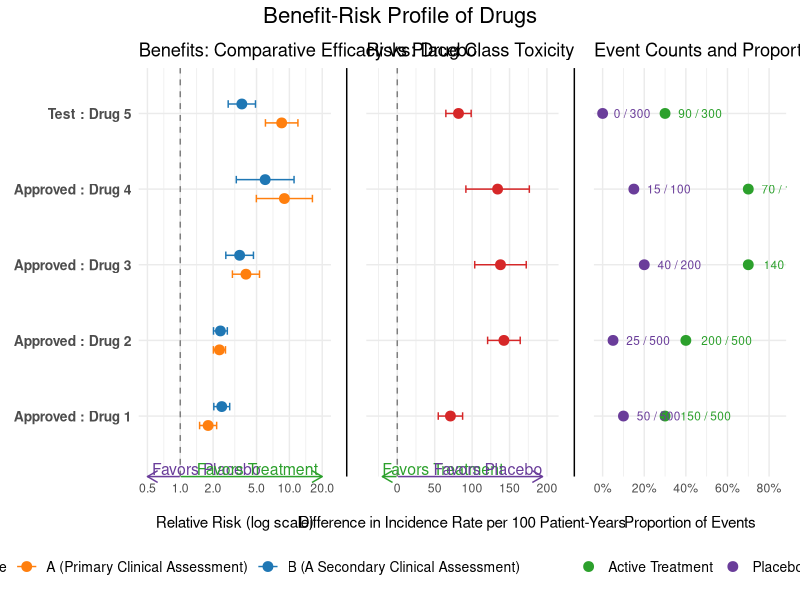
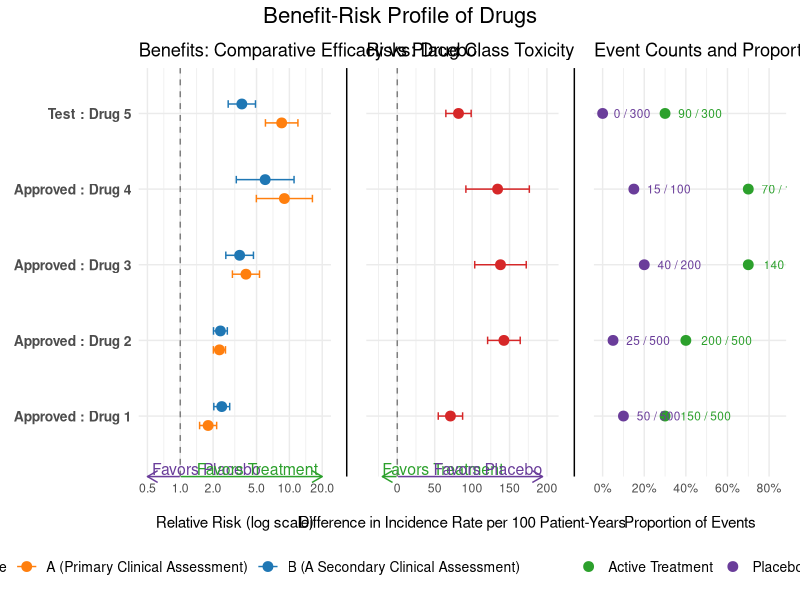

These figures' R source, in order:
# Load required libraries
library(ggplot2)
library(dplyr)
library(tidyr)
library(patchwork)
library(RColorBrewer)
library(readxl)
library(purrr)

# Read in data
brdata <- read_excel("202503/brdata.xlsx", sheet = "brdata")

# Rename columns based on the description tab
brdata <-  brdata %>% 
  rename(
    Drug = Trt1,
    Placebo = Trt2,
    nSub1 = nSub1,
    N1 = N1,
    Prop1 = Prop1,
    nSub2 = nSub2,
    N2 = N2,
    Prop2 = Prop2,
    Diff_IncRate_LowerCI = Diff_IncRate_LowerCI,
    Diff_IncRate_UpperCI = Diff_IncRate_UpperCI,
    RelRisk_LowerCI = RelRisk_LowerCI,
    RelRisk_UpperCI = RelRisk_UpperCI
  )

# Convert relevant columns to numeric
numeric_cols <-  c("IncRate1", "IncRate2", "Diff_IncRate_LowerCI", "Diff_IncRate_UpperCI", "RelRisk_LowerCI", "RelRisk_UpperCI", "Prop1", "Prop2")

conversion_issues <- character(0)
brdata[numeric_cols] <- lapply(numeric_cols, function(col) {
  result <- tryCatch({
    as.numeric(gsub(",", "", as.character(brdata[[col]])))
  }, warning = function(w) {
    conversion_issues <<- c(conversion_issues, paste("Warning in", col, ":", conditionMessage(w)))
    as.numeric(gsub(",", "", as.character(brdata[[col]])))
  })
  result
})

if (length(conversion_issues) > 0) {
  cat("Conversion issues occurred:\n")
  cat(paste(conversion_issues, collapse = "\n"))
}

# Check for any remaining non-numeric values
non_numeric <-  sapply(brdata[numeric_cols], function(x) sum(is.na(x)))
print(non_numeric)

# Derive Diff_IncRate and RelRisk
brdata <- brdata %>%
  mutate(
    Diff_IncRate = IncRate1 - IncRate2,
    RelRisk = Prop1 / Prop2,
    Drug = paste(Drug_Status, ":", Drug) # Concatenate Drug_Status with Drug
  )

# Filter data for benefit and risk plots
benefit_data <-  brdata %>%
  filter(Factor == "Benefit", Grouped_Outcome %in% c("Clinical Assessment"), Filter == "None") %>% 
  mutate(Drug = factor(Drug, levels = rev(unique(Drug))))

risk_data <-  brdata %>%
  filter(Factor == "Risk", Grouped_Outcome %in% c("Drug Class Toxicity"), Filter == "None") %>%
  mutate(Drug = factor(Drug, levels = rev(unique(Drug))))

# Define color palettes
benefit_colors <-  c("#FF7F0E", "#1F77B4") # Orange and Blue (complementary) for main benefit plot
active_color <- "#2CA02C" # Darker Green for Active Treatment (arrows and annotations)
placebo_color <- "#6A3D9A" # Darker Purple for Placebo (arrows and annotations)
risk_color <- "#D62728" # Red for risk plot

# Function to create benefit plot
create_benefit_plot <- function(data) {
  ggplot(data, aes(x = RelRisk, y = Drug, color = Outcome)) +
    geom_point(position = position_dodge(width = 0.5), size = 3) +
    geom_errorbarh(
      aes(xmin = RelRisk_LowerCI, xmax = RelRisk_UpperCI),
      position = position_dodge(width = 0.5),
      height = 0.2
    ) +
    geom_vline(xintercept = 1, linetype = "dashed", color = "gray50") +
    scale_x_log10(limits = c(0.5, 20), breaks = c(0.5, 1, 2, 5, 10, 20)) +
    scale_color_manual(values = benefit_colors) +
    labs(
      title = "Benefits: Comparative Efficacy vs Placebo",
      x = "\nRelative Risk (log scale)",
      y = NULL
    ) +
    theme_minimal() +
    theme(
      legend.position = "bottom", 
      plot.margin = margin(b = 20),
      axis.text.y = element_text(face = "bold", size = 10),
      legend.text = element_text(size = 10),
      legend.title = element_text(size = 10)
    ) +
    coord_cartesian(clip = "off")
}

# Function to create risk plot
create_risk_plot <- function(data) {
  ggplot(data, aes(y = Drug)) +
    geom_point(aes(x = Diff_IncRate), size = 3, color = risk_color) +
    geom_errorbarh(
      aes(xmin = Diff_IncRate_LowerCI, xmax = Diff_IncRate_UpperCI),
      height = 0.1,
      linewidth = 0.5,
      color = risk_color
    ) +
    geom_vline(xintercept = 0, linetype = "dashed", color = "gray50") +
    scale_x_continuous(
      limits = c(
        min(data$Diff_IncRate_LowerCI, -20),
        max(data$Diff_IncRate_UpperCI) * 1.1
      ),
      expand = expansion(mult = c(0.1, 0.1))
    ) +
    labs(
      title = "Risks: Drug Class Toxicity",
      x = "\nDifference in Incidence Rate per 100 Patient-Years",
      y = NULL
    ) +
    theme_minimal() +
    theme(
      legend.position = "none", 
      plot.margin = margin(b = 20),
      axis.text.y = element_text(face = "bold", size = 10)
    ) +
    coord_cartesian(clip = "off")
}

# Function to create count plot
create_count_plot <- function(data) {
  count_data <- data %>%
    select(Drug, nSub1, N1, Prop1, nSub2, N2, Prop2) %>%
    pivot_longer(
      cols = c(Prop1, Prop2),
      names_to = "Group",
      values_to = "Proportion"
    ) %>%
    mutate(
      Group = ifelse(Group == "Prop1", "Active Treatment", "Placebo"),
      Count = ifelse(
        Group == "Active Treatment",
        paste(nSub1, "/", N1),
        paste(nSub2, "/", N2)
      )
    )
  
  ggplot(count_data, aes(x = Proportion, y = Drug, color = Group)) +
    geom_point(size = 3) +
    geom_text(
      aes(label = Count),
      hjust = -0.3,
      vjust = 0.5,
      size = 3,
      show.legend = FALSE
    ) +
    scale_x_continuous(
      limits = c(0, max(count_data$Proportion) * 1.2),
      labels = scales::percent
    ) +
    scale_color_manual(
      values = setNames(
        c(active_color, placebo_color),
        c("Active Treatment", "Placebo")
      )
    ) +
    labs(
      title = "Event Counts and Proportions for Drug Class Toxicity",
      x = "\nProportion of Events",
      y = NULL
    ) +
    theme_minimal() +
    theme(
      legend.position = "bottom",
      axis.text.y = element_text(face = "bold", size = 10),
      legend.text = element_text(size = 10),
      legend.title = element_text(size = 10)
    ) +
    guides(color = guide_legend(title = NULL))
}

# Function to remove y-axis
remove_y_axis <- function(p) {
  p +
    theme(
      axis.text.y = element_blank(),
      axis.ticks.y = element_blank(),
      axis.title.y = element_blank()
    )
}

# Function to adjust y-axis
adjust_y_axis <- function(p, data) {
  p + scale_y_discrete(limits = unique(data$Drug))
}

# Function to add arrows and labels
add_arrows_and_labels <- function(
    p,
    x_left,
    x_right,
    y_pos,
    label_left,
    label_right,
    break_point,
    is_log_scale = FALSE,
    transparent = FALSE,
    reverse_colors = FALSE
) {
  text_offset <- if (is_log_scale) 0.1 else 0.05 * (x_right - x_left)
  
  if (is_log_scale) {
    gap <- 0.01 # Fixed small gap for log scale
    left_end <- break_point / (1 + gap)
    right_start <- break_point * (1 + gap)
  } else {
    gap <- 0.005 * (x_right - x_left)
    left_end <- break_point - gap
    right_start <- break_point + gap
  }
  
  if (reverse_colors) {
    arrow_color_left <- if (transparent) alpha(active_color, 0) else
      active_color
    arrow_color_right <- if (transparent) alpha(placebo_color, 0) else
      placebo_color
    text_color_left <- active_color
    text_color_right <- placebo_color
  } else {
    arrow_color_left <- if (transparent) alpha(placebo_color, 0) else
      placebo_color
    arrow_color_right <- if (transparent) alpha(active_color, 0) else
      active_color
    text_color_left <- placebo_color
    text_color_right <- active_color
  }
  
  p +
    # Left arrow
    annotate(
      "segment",
      x = x_left,
      xend = left_end,
      y = y_pos,
      yend = y_pos,
      arrow = arrow(length = unit(0.3, "cm"), ends = "first"),
      color = arrow_color_left
    ) +
    # Right arrow
    annotate(
      "segment",
      x = right_start,
      xend = x_right,
      y = y_pos,
      yend = y_pos,
      arrow = arrow(length = unit(0.3, "cm"), ends = "last"),
      color = arrow_color_right
    ) +
    # Labels
    annotate(
      "text",
      x = x_left * (if (is_log_scale) 1.1 else 1),
      y = y_pos + 0.1,
      label = label_left,
      hjust = 0,
      color = text_color_left,
      size = 4
    ) +
    annotate(
      "text",
      x = x_right / (if (is_log_scale) 1.1 else 1),
      y = y_pos + 0.1,
      label = label_right,
      hjust = 1,
      color = text_color_right,
      size = 4
    )
}

# Create and modify plots
benefit_plot <-  create_benefit_plot(benefit_data) %>%
  add_arrows_and_labels(
    0.5,
    20,
    0.2,
    "Favors Placebo",
    "Favors Treatment",
    break_point = 1,
    is_log_scale = TRUE
  )

risk_plot <-  create_risk_plot(risk_data) %>%
  remove_y_axis() %>%
  add_arrows_and_labels(
    min(risk_data$Diff_IncRate_LowerCI, -20),
    max(risk_data$Diff_IncRate_UpperCI) * 1.1,
    0.2,
    "Favors Treatment",
    "Favors Placebo",
    break_point = 0,
    is_log_scale = FALSE,
    reverse_colors = TRUE
  )

count_plot <-  create_count_plot(risk_data) %>%
  remove_y_axis() %>%
  # Add phantom line and annotation for alignment (now transparent)
  add_arrows_and_labels(
    0,
    0,
    0.2,
    "",
    "",
    break_point = 0.5,
    is_log_scale = FALSE,
    transparent = TRUE
  ) +
  theme(
    plot.margin = margin(t = 20, r = 5.5, b = 5.5, l = 5.5, unit = "pt")
  )

# Adjust y-axis for all plots
plots <-  list(benefit_plot, risk_plot, count_plot) %>%
  map(~ adjust_y_axis(., benefit_data))

# Function to create a thin vertical line plot with padding
create_separator <- function() {
  ggplot() + 
    geom_vline(xintercept = 0, color = "black", size = 0.5) +
    theme_void() +
    theme(
      plot.margin = margin(0, 10, 0, 10, "pt"),
      panel.border = element_rect(color = NA, fill = NA)
    )
}

# Create separator plots
separator1 <- create_separator()
separator2 <- create_separator()

# Combine the plots with separators
combined_plot <- (plots[[1]] | separator1 | plots[[2]] | separator2 | plots[[3]]) +
  plot_layout(ncol = 5, widths = c(1, 0.02, 1, 0.02, 1)) +
  plot_annotation(
    title = "Benefit-Risk Profile of Drugs",
    theme = theme(
      plot.title = element_text(hjust = 0.5, size = 16),
      plot.margin = margin(10, 10, 10, 10)
    )
  ) &
  theme(
    plot.margin = margin(5, 5, 5, 5),
    legend.text = element_text(size = 10),
    legend.title = element_text(size = 10)
  )

# Save the plot
ggsave(
  "202503/benefit_risk_plot_NN1.png",
  combined_plot,
  width = 20,
  height = 8,
  dpi = 300
)

# Print the combined plot
print(combined_plot)